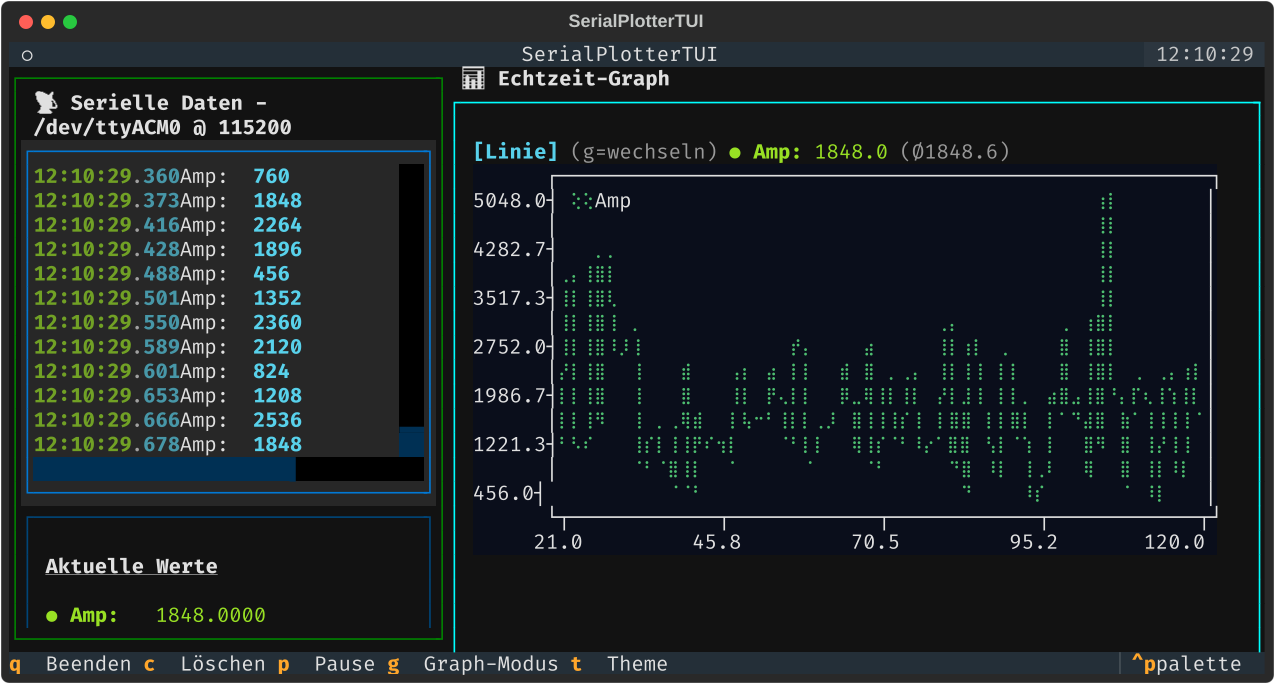

Recreate this plot in Python.
#!/usr/bin/env python3
"""
Echtzeit Serial Plotter TUI - Terminal User Interface Version
Verwendet Textual für eine moderne Terminal-Oberfläche mit plotext-Graphen.

Unterstützte Formate:
- Einzelwert pro Zeile: "123.45"
- Mehrere Werte (komma-getrennt): "10,20,30"
- Mehrere Werte (leerzeichen-getrennt): "10 20 30"
- Label:Wert Format: "temp:25.5,humidity:60"
"""

import sys
import argparse
import re
import csv
import os
from collections import deque
from datetime import datetime

import serial
import serial.tools.list_ports
import plotext as plt

from textual.app import App, ComposeResult
from textual.command import Hit, Hits, Provider, DiscoveryHit
from textual.containers import Container, Horizontal, Vertical
from textual.widgets import Header, Footer, Static, Log, RichLog
from textual.reactive import reactive
from textual import work
from rich.text import Text
from rich.panel import Panel
from rich.table import Table


# Graph-Modi
GRAPH_MODE_LINE = "line"
GRAPH_MODE_BAR = "bar"
GRAPH_MODE_SCATTER = "scatter"

# Standard-Farben für plotext (RGB-Tuples) - werden vom Theme überschrieben
PLOTEXT_COLORS_DARK = [
    (84, 239, 174),   # grün
    (68, 180, 255),   # cyan/blau
    (252, 213, 121),  # gelb
    (191, 121, 252),  # magenta
    (255, 73, 112),   # rot
    (172, 207, 231),  # hellblau
]

PLOTEXT_COLORS_LIGHT = [
    (0, 150, 80),     # dunkelgrün
    (0, 100, 200),    # dunkelblau
    (180, 140, 0),    # dunkelgelb/orange
    (130, 50, 180),   # dunkelmagenta
    (200, 30, 60),    # dunkelrot
    (50, 100, 150),   # dunkelblaugrau
]


def hex_to_rgb(hex_color: str) -> tuple:
    """Konvertiert Hex-Farbe (#RRGGBB) zu RGB-Tuple"""
    if not hex_color or hex_color == "None":
        return None
    hex_color = hex_color.lstrip('#')
    if len(hex_color) == 6:
        return tuple(int(hex_color[i:i+2], 16) for i in (0, 2, 4))
    return None


class PlotextGraph(Static):
    """Widget für plotext-basierte Graphen-Darstellung (wie Dolphie)"""
    
    graph_mode = reactive(GRAPH_MODE_LINE)
    
    def __init__(self, max_points: int = 100, **kwargs):
        super().__init__(**kwargs)
        self.max_points = max_points
        self.data_series: dict[str, deque] = {}
        self.timestamps: deque = deque(maxlen=max_points)
        self.sample_count = 0
    
    def _get_theme_colors(self) -> dict:
        """Holt die Farben aus dem aktuellen Textual-Theme"""
        try:
            theme = self.app.current_theme
            if theme:
                is_dark = theme.dark
                
                # Hintergrund aus Theme holen
                bg_color = theme.background
                if bg_color:
                    bg_rgb = hex_to_rgb(str(bg_color))
                else:
                    bg_rgb = (10, 14, 27) if is_dark else (250, 250, 250)
                
                # Surface-Farbe für Achsen
                surface_color = theme.surface
                if surface_color:
                    surface_rgb = hex_to_rgb(str(surface_color))
                else:
                    surface_rgb = bg_rgb
                
                # Vordergrundfarbe für Ticks/Beschriftung
                fg_color = theme.foreground
                if fg_color:
                    fg_rgb = hex_to_rgb(str(fg_color))
                else:
                    fg_rgb = (200, 200, 200) if is_dark else (50, 50, 50)
                
                # Theme-Farben für die Linien (primary, secondary, success, warning, error, accent)
                plot_colors = []
                for color_attr in ['success', 'primary', 'warning', 'accent', 'error', 'secondary']:
                    color = getattr(theme, color_attr, None)
                    if color:
                        rgb = hex_to_rgb(str(color))
                        if rgb:
                            plot_colors.append(rgb)
                
                if not plot_colors:
                    plot_colors = PLOTEXT_COLORS_DARK if is_dark else PLOTEXT_COLORS_LIGHT
                
                # Rich-Farben für den Text
                rich_colors = ["green", "cyan", "yellow", "magenta", "red", "blue"] if is_dark else \
                              ["dark_green", "blue", "dark_orange", "dark_magenta", "dark_red", "dark_cyan"]
                
                return {
                    "is_dark": is_dark,
                    "canvas_color": bg_rgb or ((10, 14, 27) if is_dark else (250, 250, 250)),
                    "axes_color": surface_rgb or bg_rgb or ((10, 14, 27) if is_dark else (250, 250, 250)),
                    "ticks_color": fg_rgb or ((200, 200, 200) if is_dark else (50, 50, 50)),
                    "plot_colors": plot_colors,
                    "rich_colors": rich_colors,
                }
        except Exception:
            pass
        
        # Fallback
        return {
            "is_dark": True,
            "canvas_color": (10, 14, 27),
            "axes_color": (10, 14, 27),
            "ticks_color": (133, 159, 213),
            "plot_colors": PLOTEXT_COLORS_DARK,
            "rich_colors": ["green", "cyan", "yellow", "magenta", "red", "blue"],
        }
    
    def add_values(self, values: dict[str, float]) -> None:
        """Fügt neue Werte hinzu"""
        self.sample_count += 1
        self.timestamps.append(self.sample_count)
        
        for label, value in values.items():
            if label not in self.data_series:
                self.data_series[label] = deque(maxlen=self.max_points)
            self.data_series[label].append(value)
        
        # Fehlende Werte mit None auffüllen
        for label in self.data_series:
            if label not in values:
                self.data_series[label].append(None)
        
        self.refresh()
    
    def toggle_mode(self) -> str:
        """Wechselt zwischen den Graph-Modi"""
        modes = [GRAPH_MODE_LINE, GRAPH_MODE_BAR, GRAPH_MODE_SCATTER]
        current_idx = modes.index(self.graph_mode)
        self.graph_mode = modes[(current_idx + 1) % len(modes)]
        self.refresh()
        return self.graph_mode
    
    def on_resize(self) -> None:
        """Re-render bei Größenänderung"""
        self.refresh()
    
    def render(self) -> Text:
        """Rendert den Graph mit plotext"""
        if not self.data_series or not self.timestamps:
            return Text("Warte auf Daten...", style="dim italic")
        
        try:
            # Theme-Farben aus Textual holen
            theme_cfg = self._get_theme_colors()
            
            # Plot konfigurieren
            plt.clf()
            plt.theme("dark" if theme_cfg["is_dark"] else "clear")
            plt.canvas_color(theme_cfg["canvas_color"])
            plt.axes_color(theme_cfg["axes_color"])
            plt.ticks_color(theme_cfg["ticks_color"])
            
            # Größe an Widget anpassen
            width = max(40, self.size.width - 2)
            height = max(10, self.size.height - 4)
            plt.plotsize(width, height)
            
            # X-Achsen-Daten
            x = list(self.timestamps)
            
            # Farben aus Theme holen
            plot_colors = theme_cfg["plot_colors"]
            rich_colors = theme_cfg["rich_colors"]
            
            # Statistik-Header erstellen
            stats_text = Text()
            mode_names = {
                GRAPH_MODE_LINE: "Linie",
                GRAPH_MODE_BAR: "Balken", 
                GRAPH_MODE_SCATTER: "Punkte"
            }
            stats_text.append(f"[{mode_names[self.graph_mode]}] ", style="bold cyan")
            stats_text.append("(g=wechseln) ", style="dim")
            
            # Jede Datenreihe plotten
            for i, (label, data) in enumerate(self.data_series.items()):
                color = plot_colors[i % len(plot_colors)]
                y = list(data)
                
                # None-Werte durch Interpolation oder Filterung behandeln
                valid_x = []
                valid_y = []
                for xi, yi in zip(x, y):
                    if yi is not None:
                        valid_x.append(xi)
                        valid_y.append(yi)
                
                if valid_x and valid_y:
                    if self.graph_mode == GRAPH_MODE_LINE:
                        plt.plot(valid_x, valid_y, label=label, color=color, marker="braille")
                    elif self.graph_mode == GRAPH_MODE_BAR:
                        plt.bar(valid_x, valid_y, label=label, color=color)
                    else:  # SCATTER
                        plt.scatter(valid_x, valid_y, label=label, color=color, marker="braille")
                    
                    # Statistiken zum Header hinzufügen
                    current = valid_y[-1]
                    avg = sum(valid_y) / len(valid_y)
                    rich_color = rich_colors[i % len(rich_colors)]
                    stats_text.append(f"● {label}: ", style=f"bold {rich_color}")
                    stats_text.append(f"{current:.1f} ", style=rich_color)
                    stats_text.append(f"(Ø{avg:.1f}) ", style="dim")
            
            # Graph rendern
            graph_str = plt.build()
            
            # Zusammenbauen
            result = Text()
            result.append(stats_text)
            result.append("\n")
            result.append(Text.from_ansi(graph_str))
            
            return result
            
        except Exception as e:
            return Text(f"Graph-Fehler: {e}", style="red")


class CurrentValues(Static):
    """Widget für aktuelle Werte als Tabelle"""
    
    def __init__(self, **kwargs):
        super().__init__(**kwargs)
        self.values: dict[str, float] = {}
    
    def _get_colors(self) -> list[str]:
        """Gibt die Farbliste basierend auf dem aktuellen Theme zurück"""
        try:
            theme = self.app.current_theme
            if theme and not theme.dark:
                return ["dark_green", "blue", "dark_orange", "dark_magenta", "dark_red", "dark_cyan"]
        except:
            pass
        return ["green", "cyan", "yellow", "magenta", "red", "blue"]
    
    def update_values(self, values: dict[str, float]) -> None:
        self.values.update(values)
        self.refresh()
    
    def render(self) -> Text:
        if not self.values:
            return Text("Warte auf Daten...", style="dim italic")
        
        text = Text()
        text.append("Aktuelle Werte\n", style="bold underline")
        text.append("\n")
        
        colors = self._get_colors()
        for i, (label, value) in enumerate(self.values.items()):
            color = colors[i % len(colors)]
            text.append(f"  ● {label}: ", style=f"bold {color}")
            text.append(f"{value:.4f}\n", style=color)
        
        return text


class SerialPlotterCommands(Provider):
    """Command Provider für die Command Palette"""
    
    def _get_commands(self) -> list:
        """Gibt die Liste aller verfügbaren Befehle zurück"""
        app = self.app
        return [
            ("Log löschen", "Löscht alle Einträge im Log", app.action_clear),
            ("Pause/Fortsetzen", "Pausiert oder setzt die Datenaufnahme fort", app.action_pause),
            ("Graph-Modus wechseln", "Wechselt zwischen Linien-, Balken- und Punktdiagramm", app.action_toggle_graph),
            ("Theme wechseln", "Wechselt zum nächsten Farbschema", app.action_toggle_theme),
            ("Daten als CSV speichern", "Speichert alle erfassten Daten als CSV-Datei", app.action_save_csv),
            ("Beenden", "Beendet die Anwendung", app.action_quit),
        ]
    
    async def discover(self) -> Hits:
        """Zeigt alle Befehle beim Öffnen der Command Palette"""
        for name, help_text, callback in self._get_commands():
            yield DiscoveryHit(
                name,
                callback,
                help=help_text,
            )
    
    async def search(self, query: str) -> Hits:
        """Sucht nach Befehlen"""
        matcher = self.matcher(query)
        
        for name, help_text, callback in self._get_commands():
            score = matcher.match(name)
            if score > 0:
                yield Hit(
                    score,
                    matcher.highlight(name),
                    callback,
                    help=help_text,
                )


class SerialPlotterTUI(App):
    """Textual-basierte Serial Plotter Anwendung"""
    
    COMMANDS = {SerialPlotterCommands}
    
    CSS = """
    Screen {
        layout: horizontal;
    }
    
    #left-panel {
        width: 35%;
        height: 100%;
        border: solid green;
    }
    
    #right-panel {
        width: 65%;
        height: 100%;
    }
    
    #serial-log {
        height: 70%;
        border: solid $primary;
    }
    
    #current-values {
        height: 30%;
        border: solid $secondary;
        padding: 1;
    }
    
    #graph {
        height: 100%;
        border: solid cyan;
        padding: 1;
    }
    
    .title {
        text-style: bold;
        color: $text;
        padding: 0 1;
    }
    """
    
    BINDINGS = [
        ("q", "quit", "Beenden"),
        ("c", "clear", "Löschen"),
        ("p", "pause", "Pause"),
        ("g", "toggle_graph", "Graph-Modus"),
        ("t", "toggle_theme", "Theme"),
        ("s", "save_csv", "Speichern der Daten als csv"),
    ]
    
    paused = reactive(False)
    
    def __init__(self, port: str, baudrate: int = 115200, max_points: int = 100):
        super().__init__()
        self.port = port
        self.baudrate = baudrate
        self.max_points = max_points
        self.serial_conn = None
        self.running = True
        # Session-Daten für CSV-Export
        self.session_data: list[dict] = []
        self.session_start = datetime.now()
        self.all_labels: set[str] = set()
    
    def compose(self) -> ComposeResult:
        yield Header(show_clock=True)
        
        with Horizontal():
            with Vertical(id="left-panel"):
                yield Static(f" 📡 Serielle Daten - {self.port} @ {self.baudrate}", 
                           classes="title")
                yield RichLog(id="serial-log", highlight=True, markup=True)
                yield CurrentValues(id="current-values")
            
            with Vertical(id="right-panel"):
                yield Static(" 📊 Echtzeit-Graph", classes="title")
                yield PlotextGraph(max_points=self.max_points, id="graph")
        
        yield Footer()
    
    def on_mount(self) -> None:
        """Wird beim Start aufgerufen"""
        self.connect_serial()
        self.read_serial_loop()
    
    def connect_serial(self, silent: bool = False) -> bool:
        """Verbindung zur seriellen Schnittstelle herstellen"""
        try:
            # Falls noch eine alte Verbindung offen ist, schließen
            if self.serial_conn:
                try:
                    self.serial_conn.close()
                except Exception:
                    pass
                self.serial_conn = None
            
            self.serial_conn = serial.Serial(
                port=self.port,
                baudrate=self.baudrate,
                timeout=0.1
            )
            if not silent:
                self.notify(
                    f"{self.port} @ {self.baudrate} baud",
                    title="✓ Verbunden",
                    severity="information"
                )
            return True
        except serial.SerialException as e:
            if not silent:
                self.notify(f"Fehler: {e}", title="✗ Verbindung fehlgeschlagen", severity="error")
            return False
        except Exception as e:
            if not silent:
                self.notify(f"Unerwarteter Fehler: {e}", title="✗ Verbindung fehlgeschlagen", severity="error")
            return False
    
    def parse_line(self, line: str) -> dict[str, float]:
        """Parst eine Zeile und extrahiert numerische Werte"""
        line = line.strip()
        if not line:
            return {}
        
        values = {}
        
        # Format: "label:wert,label2:wert2"
        labeled_pattern = r'(\w+)\s*[:=]\s*([-+]?\d*\.?\d+)'
        labeled_matches = re.findall(labeled_pattern, line)
        
        if labeled_matches:
            for label, value in labeled_matches:
                try:
                    values[label] = float(value)
                except ValueError:
                    pass
        else:
            # Format: Komma- oder Leerzeichen-getrennte Werte
            parts = re.split(r'[,;\s\t]+', line)
            for i, part in enumerate(parts):
                try:
                    num_match = re.search(r'[-+]?\d*\.?\d+', part)
                    if num_match:
                        values[f'CH{i+1}'] = float(num_match.group())
                except ValueError:
                    pass
        
        return values
    
    @work(exclusive=True, thread=True)
    def read_serial_loop(self) -> None:
        """Hintergrund-Thread zum Lesen der seriellen Daten"""
        import time
        
        disconnected = False
        reconnect_interval = 1.0  # Sekunden zwischen Reconnect-Versuchen
        last_reconnect_attempt = 0
        
        while self.running:
            if self.paused:
                time.sleep(0.1)
                continue
            
            # Prüfen ob Verbindung besteht
            if not self.serial_conn or not self.serial_conn.is_open:
                current_time = time.time()
                if current_time - last_reconnect_attempt >= reconnect_interval:
                    last_reconnect_attempt = current_time
                    if not disconnected:
                        disconnected = True
                        self.call_from_thread(self._show_disconnected)
                    
                    # Versuche Reconnect
                    if self._try_reconnect():
                        disconnected = False
                        self.call_from_thread(self._show_reconnected)
                
                time.sleep(0.1)
                continue
            
            try:
                if self.serial_conn.in_waiting:
                    line = self.serial_conn.readline().decode('utf-8', errors='ignore')
                    line = line.strip()
                    
                    if line:
                        # UI-Update im Haupt-Thread
                        self.call_from_thread(self.process_line, line)
            except serial.SerialException as e:
                # Gerät wurde getrennt
                if not disconnected:
                    disconnected = True
                    self.call_from_thread(self._show_disconnected)
                try:
                    self.serial_conn.close()
                except Exception:
                    pass
                self.serial_conn = None
            except OSError as e:
                # Gerät nicht mehr verfügbar (z.B. USB getrennt)
                if not disconnected:
                    disconnected = True
                    self.call_from_thread(self._show_disconnected)
                try:
                    self.serial_conn.close()
                except Exception:
                    pass
                self.serial_conn = None
            except Exception as e:
                self.call_from_thread(
                    self.query_one("#serial-log", RichLog).write,
                    f"[red]Fehler: {e}[/red]"
                )
            
            time.sleep(0.01)  # 10ms Pause
    
    def _try_reconnect(self) -> bool:
        """Versucht die serielle Verbindung wiederherzustellen (Thread-safe)"""
        try:
            self.serial_conn = serial.Serial(
                port=self.port,
                baudrate=self.baudrate,
                timeout=0.1
            )
            return True
        except Exception:
            return False
    
    def _show_disconnected(self) -> None:
        """Zeigt Disconnect-Meldung als Notification"""
        self.notify(
            f"Gerät {self.port} getrennt - warte auf Wiederverbindung...",
            title="⚠ Verbindung getrennt",
            severity="warning"
        )
    
    def _show_reconnected(self) -> None:
        """Zeigt Reconnect-Meldung als Notification"""
        self.notify(
            f"Wiederverbunden mit {self.port}",
            title="✓ Verbindung wiederhergestellt",
            severity="information"
        )
    
    def process_line(self, line: str) -> None:
        """Verarbeitet eine empfangene Zeile"""
        # Zum Log hinzufügen
        log = self.query_one("#serial-log", RichLog)
        timestamp = datetime.now().strftime("%H:%M:%S.%f")[:-3]
        log.write(f"[dim]{timestamp}[/dim] {line}")
        
        # Werte parsen und anzeigen
        values = self.parse_line(line)
        if values:
            # Session-Daten für CSV speichern
            data_point = {
                'timestamp': datetime.now().isoformat(),
                'raw_line': line,
                **values
            }
            self.session_data.append(data_point)
            self.all_labels.update(values.keys())
            
            # Aktuelle Werte aktualisieren
            current = self.query_one("#current-values", CurrentValues)
            current.update_values(values)
            
            # Graph aktualisieren
            graph = self.query_one("#graph", PlotextGraph)
            graph.add_values(values)
    
    def action_quit(self) -> None:
        """Beendet die Anwendung"""
        self.running = False
        if self.serial_conn:
            self.serial_conn.close()
        self.exit()
    
    def action_clear(self) -> None:
        """Löscht den Log"""
        log = self.query_one("#serial-log", RichLog)
        log.clear()
    
    def action_pause(self) -> None:
        """Pausiert/Fortsetzt die Datenaufnahme"""
        self.paused = not self.paused
        log = self.query_one("#serial-log", RichLog)
        if self.paused:
            log.write("[yellow]⏸ Pausiert[/yellow]")
        else:
            log.write("[green]▶ Fortgesetzt[/green]")
    
    def action_toggle_graph(self) -> None:
        """Wechselt zwischen den Graph-Modi"""
        graph = self.query_one("#graph", PlotextGraph)
        new_mode = graph.toggle_mode()
        log = self.query_one("#serial-log", RichLog)
        mode_names = {
            GRAPH_MODE_LINE: "Liniendiagramm",
            GRAPH_MODE_BAR: "Balkendiagramm",
            GRAPH_MODE_SCATTER: "Punktdiagramm"
        }
        log.write(f"[cyan]📊 Graph-Modus: {mode_names[new_mode]}[/cyan]")
    
    def action_save_csv(self) -> None:
        """Speichert die Session-Daten als CSV-Datei"""
        if not self.session_data:
            self.notify("Keine Daten zum Speichern vorhanden", severity="warning")
            return
        
        # Dateiname mit Zeitstempel generieren
        timestamp = self.session_start.strftime("%Y%m%d_%H%M%S")
        filename = f"serial_data_{timestamp}.csv"
        
        try:
            # Alle Spalten sammeln (timestamp + raw_line + alle Labels)
            fieldnames = ['timestamp', 'raw_line'] + sorted(self.all_labels)
            
            with open(filename, 'w', newline='', encoding='utf-8') as csvfile:
                writer = csv.DictWriter(csvfile, fieldnames=fieldnames, extrasaction='ignore')
                writer.writeheader()
                
                for data_point in self.session_data:
                    # Fehlende Werte mit leerem String füllen
                    row = {key: data_point.get(key, '') for key in fieldnames}
                    writer.writerow(row)
            
            # Absolute Pfad für Anzeige
            abs_path = os.path.abspath(filename)
            self.notify(
                f"{len(self.session_data)} Datenpunkte gespeichert\n{abs_path}",
                title="💾 CSV gespeichert",
                severity="information"
            )
        except Exception as e:
            self.notify(f"Fehler beim Speichern: {e}", severity="error")
    
    def action_toggle_theme(self) -> None:
        """Wechselt durch die verfügbaren Themes"""
        # Liste der Themes zum Durchschalten
        theme_cycle = [
            "textual-dark",
            "textual-light",
            "nord",
            "gruvbox",
            "dracula",
            "tokyo-night",
            "monokai",
            "catppuccin-mocha",
            "catppuccin-latte",
            "solarized-dark",
            "solarized-light",
        ]
        
        # Aktuelles Theme finden und zum nächsten wechseln
        try:
            current_theme = self.theme
            if current_theme in theme_cycle:
                current_idx = theme_cycle.index(current_theme)
                next_idx = (current_idx + 1) % len(theme_cycle)
            else:
                next_idx = 0
            
            next_theme = theme_cycle[next_idx]
            self.theme = next_theme
            
        except Exception:
            # Fallback
            if not hasattr(self, '_theme_idx'):
                self._theme_idx = 0
            self._theme_idx = (self._theme_idx + 1) % len(theme_cycle)
            next_theme = theme_cycle[self._theme_idx]
            try:
                self.theme = next_theme
            except:
                pass
        
        # Widgets refreshen - sie lesen das Theme automatisch aus self.app.current_theme
        graph = self.query_one("#graph", PlotextGraph)
        graph.refresh()
        
        current_values = self.query_one("#current-values", CurrentValues)
        current_values.refresh()
        
        self.notify(f"Theme: {next_theme}", title="🎨 Theme gewechselt")


def list_serial_ports():
    """Listet alle verfügbaren seriellen Ports auf"""
    ports = serial.tools.list_ports.comports()
    if not ports:
        print("Keine seriellen Ports gefunden.")
        return []
    
    print("\nVerfügbare serielle Ports:")
    print("-" * 50)
    for port in ports:
        print(f"  {port.device}")
        print(f"    Beschreibung: {port.description}")
        if port.manufacturer:
            print(f"    Hersteller: {port.manufacturer}")
        print()
    return [p.device for p in ports]


def create_app(port: str = None, baudrate: int = 115200, max_points: int = 100) -> SerialPlotterTUI:
    """Factory-Funktion für textual-serve Kompatibilität.
    
    Für textual-serve muss eine Funktion existieren, die die App-Instanz zurückgibt.
    """
    # Wenn kein Port angegeben, versuche den ersten verfügbaren zu finden
    if not port:
        ports = serial.tools.list_ports.comports()
        if ports:
            port = ports[0].device
        else:
            port = "/dev/ttyUSB0"  # Fallback
    
    return SerialPlotterTUI(
        port=port,
        baudrate=baudrate,
        max_points=max_points
    )


def main():
    parser = argparse.ArgumentParser(
        description='Echtzeit Serial Plotter TUI - Terminal User Interface',
        formatter_class=argparse.RawDescriptionHelpFormatter,
        epilog="""
Beispiele:
  %(prog)s /dev/ttyUSB0              # Standard 115200 baud
  %(prog)s /dev/ttyACM0 -b 9600      # Mit 9600 baud
  %(prog)s --list                    # Verfügbare Ports anzeigen
  %(prog)s --serve                   # Als Web-Server starten (Browser)
  %(prog)s --serve --host 0.0.0.0    # Server auf allen Interfaces

Tastenkürzel:
  q - Beenden
  c - Log löschen  
  p - Pause/Fortsetzen
  g - Graph-Modus wechseln (Line/Bar/Scatter)
  t - Theme wechseln
  s - Speichern der Daten als csv
        """
    )
    
    parser.add_argument('port', nargs='?', help='Serieller Port')
    parser.add_argument('-b', '--baudrate', type=int, default=115200,
                        help='Baudrate (Standard: 115200)')
    parser.add_argument('-p', '--points', type=int, default=100,
                        help='Maximale Datenpunkte im Graph (Standard: 100)')
    parser.add_argument('-l', '--list', action='store_true',
                        help='Verfügbare Ports auflisten')
    parser.add_argument('--serve', action='store_true',
                        help='Als Web-Server starten (für Browser-Zugriff)')
    parser.add_argument('--host', type=str, default='localhost',
                        help='Host für Web-Server (Standard: localhost)')
    parser.add_argument('--web-port', type=int, default=8000,
                        help='Port für Web-Server (Standard: 8000)')
    
    args = parser.parse_args()
    
    if args.list:
        list_serial_ports()
        return
    
    if args.serve:
        # Web-Server Modus mit textual-serve
        try:
            from textual_serve.server import Server
        except ImportError:
            print("Fehler: textual-serve ist nicht installiert.")
            print("Installiere mit: pip install textual-serve")
            return
        
        # Port für Serial-Verbindung ermitteln
        serial_port = args.port
        if not serial_port:
            ports = serial.tools.list_ports.comports()
            if ports:
                serial_port = ports[0].device
                print(f"Verwende automatisch erkannten Port: {serial_port}")
            else:
                print("Warnung: Kein serieller Port angegeben oder gefunden.")
                serial_port = "/dev/ttyUSB0"
        
        # Kommando für textual-serve zusammenbauen
        command = f"python {sys.argv[0]} {serial_port} -b {args.baudrate} -p {args.points}"
        
        print(f"Starte Web-Server auf http://{args.host}:{args.web_port}")
        print(f"Serial Port: {serial_port} @ {args.baudrate} baud")
        print("Drücke Ctrl+C zum Beenden")
        
        server = Server(command, host=args.host, port=args.web_port)
        server.serve()
        return
    
    if not args.port:
        ports = list_serial_ports()
        if ports:
            print(f"\nTipp: Starte mit: python {sys.argv[0]} {ports[0]}")
            print(f"      Oder im Browser: python {sys.argv[0]} {ports[0]} --serve")
        else:
            parser.print_help()
        return
    
    app = SerialPlotterTUI(
        port=args.port,
        baudrate=args.baudrate,
        max_points=args.points
    )
    app.run()


if __name__ == '__main__':
    main()
